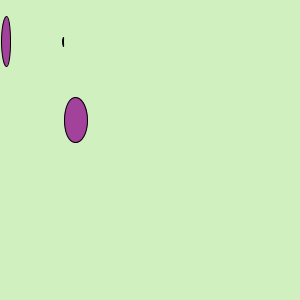
Frame 1 (no input)
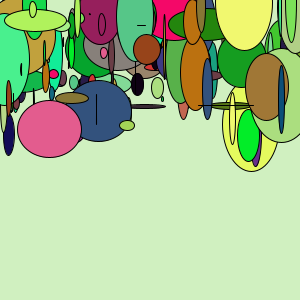
Frame 60 (the mouse pressed at the canvas centre just before this capture)
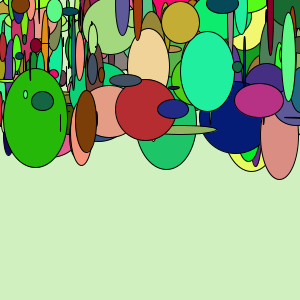
Frame 120 (the mouse held since frame 60 and released just before this capture)

The Processing sketch that drew these frames (run headless with seeded random() and noise(); from frame 60 on, the mouse is pressed at the canvas centre):

// Processing sketch: processing_169600
// ── processing_169600.pde

void setup() {  
background(208,240,192 );
size(300,300);
frameRate(5);
}

void draw() { 
fill(random(253), random(255), random(163)); 
 ellipse (random(320), random (140), random( 75), random(100)); 
 ellipse(random(115), random (125), random( 10),  random(40)); 
 ellipse (random(400), random( 120),random( 20),  random(80));

}
